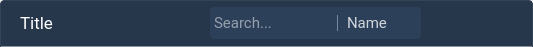
<?xml version="1.0" encoding="UTF-8"?>
<ui version="4.0">
 <class>Options</class>
 <widget class="QWidget" name="Options">
  <property name="geometry">
   <rect>
    <x>0</x>
    <y>0</y>
    <width>533</width>
    <height>46</height>
   </rect>
  </property>
  <property name="windowTitle">
   <string>Form</string>
  </property>
  <property name="styleSheet">
   <string notr="true">QWidget#content 
{
	background-color: #26374C;
	border: 1px solid #344457;
	border-bottom: 1px solid transparent;
	border-top-left-radius: 4px;
	border-top-right-radius: 4px;
	border-bottom-left-radius: 0px;
	border-bottom-right-radius: 0px;
	margin-left: 0px;
	margin-right: 0px;
}

QLineEdit#title_bar_search
{
	border: 0px solid transparent;
	border-top-left-radius: 4px;
	border-bottom-left-radius: 4px;
	border-top-right-radius: 0px;
	border-bottom-right-radius: 0px;
	padding-top: 3px;
	padding-bottom: 3px;
	padding-left: 2px;
	padding-right: 2px;
	background: rgba(44, 64, 90, 255);
	color: white;
	selection-background-color: #0190EA;
}

QLineEdit::focus
{
	border: 1px solid #0190EA;
	border-top-left-radius: 4px;
	border-bottom-left-radius: 4px;
	border-top-right-radius: 0px;
	border-bottom-right-radius: 0px;
	padding-top: 2px;
	padding-bottom: 2px;
	padding-left: 5px;
	padding-right: 3px;
	background: rgba(28, 41, 59, 128);
	color: white;
	selection-background-color: #0190EA;
}

QLineEdit#title_bar_search::hover
{
	border: 0px solid transparent;
	border-top-left-radius: 4px;
	border-bottom-left-radius: 4px;
	border-top-right-radius: 0px;
	border-bottom-right-radius: 0px;
	padding-top: 3px;
	padding-bottom: 3px;
	padding-left: 2px;
	padding-right: 2px;
	background: rgba(44, 64, 90, 255);
	color: white;
	selection-background-color: #0190EA;
}

QComboBox 
{
	border: 0px solid transparent;
	border-left: 1px solid qlineargradient(spread:pad, x1:0, y1:0, x2:0, y2:1, stop:0 rgba(44, 64, 90, 255), stop:0.24 rgba(44, 64, 90, 255), stop:0.25 #75879B, stop:0.75 #75879B, stop:0.76 rgba(44, 64, 90, 255), stop:1 rgba(44, 64, 90, 255));
	border-top-right-radius: 4px;
	border-bottom-right-radius: 4px;
	border-top-left-radius: 0px;
	border-bottom-left-radius: 0px;
	padding-left: 9px;
	padding-right: 3px;
	padding-top: 3px;
	padding-bottom: 3px;
	background: rgba(44, 64, 90, 255);
	color: rgba(255, 255, 255, 200);
}

QComboBox::hover
{
	border: 0px solid transparent;
	border-left: 1px solid qlineargradient(spread:pad, x1:0, y1:0, x2:0, y2:1, stop:0 rgba(44, 64, 90, 255), stop:0.24 rgba(44, 64, 90, 255), stop:0.25 #75879B, stop:0.75 #75879B, stop:0.76 rgba(44, 64, 90, 255), stop:1 rgba(44, 64, 90, 255));
	border-top-right-radius: 4px;
	border-bottom-right-radius: 4px;
	border-top-left-radius: 0px;
	border-bottom-left-radius: 0px;
	padding-left: 9px;
	padding-right: 5px;
	padding-top: 3px;
	padding-bottom: 3px;
	background: rgba(44, 64, 90, 255);
	color: rgba(255, 255, 255, 200);
}

QComboBox::focus
{
	border: 0px solid #0190EA;
	border-left: 1px solid qlineargradient(spread:pad, x1:0, y1:0, x2:0, y2:1, stop:0 rgba(44, 64, 90, 255), stop:0.24 rgba(44, 64, 90, 255), stop:0.25 #75879B, stop:0.75 #75879B, stop:0.76 rgba(44, 64, 90, 255), stop:1 rgba(44, 64, 90, 255));
	border-top-right-radius: 4px;
	border-bottom-right-radius: 4px;
	border-top-left-radius: 0px;
	border-bottom-left-radius: 0px;
	padding-left: 9px;
	padding-right: 5px;
	padding-top: 3px;
	padding-bottom: 3px;
	background: rgba(44, 64, 90, 255);
	color: rgba(255, 255, 255, 200);
}

QComboBox::drop-down
{
	border: 0px;
	background-color: transparent;
}

QComboBox::down-arrow
{
	image: url(:/images/images/expand_more-white-18dp_opacity.svg);
	width: 18px;
	height: 18px;
	padding-right: 15px;
	padding-top: 0px;
}


QComboBox::down-arrow:on
{
	image: url(:/images/images/expand_less-white-18dp_opacity.svg);
	width: 18px;
	height: 18px;
	padding-right: 15px;
	padding-top: 0px;
}

QComboBox QAbstractItemView
{
	background: #212F41;
	color: white;
	border-top-style: inset;
	border-width: 0px;
	border-radius: 3px;
	border-color: #0190EA;
	selection-background-color: #0190EA;
	padding-top: 5px;
	padding-bottom: 5px;
	padding-left: 2px;
	padding-right: 2px;
	outline: none;
	margin-top: 5px;
}

QComboBox QAbstractItemView::item
{
	min-height: 35px;
}

QComboBox QScollBar:vertical
{
	border: 0px;
	background: transparent;
	width: 10px;
	margin: 1px 1 1px 0;
}

QComboBox QScollBar::handle:vertical
{
	background: #0190EA;
	min-height: 20px;
	border-radius: 0px;
}

QToolButton
{
	background-color: #26374C;
	border-top: 0px solid #344457;
	border-right: 0px solid #344457;
	border-top-left-radius: 0px;
	border-top-right-radius: 0px;
	border-bottom-left-radius: 0px;
	border-bottom-right-radius: 0px;
	margin-left: 0px;
	margin-right: 0px;
	padding-bottom: 0px;
	padding-left: 0px;
	padding-top: 0px;
}

QLabel#title_bar_title 
{
	background-color: #26374C;
	border: 0px solid transparent;
	border-top-left-radius: 4px;
	border-top-right-radius: 0px;
	border-bottom-left-radius: 0px;
	border-bottom-right-radius: 0px;
	margin-left: 0px;
	margin-right: 0px;
	padding-bottom: 10px;
	padding-left: 0px;
	padding-top: 10px;
	color: white;
}</string>
  </property>
  <layout class="QGridLayout" name="gridLayout">
   <property name="leftMargin">
    <number>0</number>
   </property>
   <property name="topMargin">
    <number>0</number>
   </property>
   <property name="rightMargin">
    <number>0</number>
   </property>
   <property name="bottomMargin">
    <number>0</number>
   </property>
   <item row="0" column="0">
    <widget class="QWidget" name="content" native="true">
     <layout class="QHBoxLayout" name="horizontalLayout">
      <property name="spacing">
       <number>20</number>
      </property>
      <property name="sizeConstraint">
       <enum>QLayout::SetDefaultConstraint</enum>
      </property>
      <property name="leftMargin">
       <number>16</number>
      </property>
      <property name="topMargin">
       <number>3</number>
      </property>
      <property name="rightMargin">
       <number>16</number>
      </property>
      <property name="bottomMargin">
       <number>3</number>
      </property>
      <item>
       <widget class="QLabel" name="title_bar_title">
        <property name="font">
         <font>
          <family>Roboto</family>
          <pointsize>13</pointsize>
         </font>
        </property>
        <property name="text">
         <string>Title</string>
        </property>
       </widget>
      </item>
      <item>
       <spacer name="horizontalSpacer">
        <property name="orientation">
         <enum>Qt::Horizontal</enum>
        </property>
        <property name="sizeHint" stdset="0">
         <size>
          <width>40</width>
          <height>20</height>
         </size>
        </property>
       </spacer>
      </item>
      <item>
       <widget class="QLabel" name="info">
        <property name="font">
         <font>
          <family>Roboto</family>
          <pointsize>11</pointsize>
          <italic>false</italic>
         </font>
        </property>
        <property name="styleSheet">
         <string notr="true">font-family: &quot;Roboto&quot;;
font-size: 11pt;
font-style: normal;
font-weight: 400px;
color: #BCBCBC;</string>
        </property>
        <property name="text">
         <string/>
        </property>
       </widget>
      </item>
      <item>
       <layout class="QHBoxLayout" name="horizontalLayout_2">
        <property name="spacing">
         <number>0</number>
        </property>
        <item>
         <widget class="LineEditWithIcon" name="title_bar_search">
          <property name="minimumSize">
           <size>
            <width>0</width>
            <height>32</height>
           </size>
          </property>
          <property name="maximumSize">
           <size>
            <width>200</width>
            <height>32</height>
           </size>
          </property>
          <property name="font">
           <font>
            <family>Roboto</family>
            <pointsize>11</pointsize>
           </font>
          </property>
          <property name="placeholderText">
           <string>Search...</string>
          </property>
         </widget>
        </item>
        <item>
         <widget class="QComboBox" name="search_field">
          <property name="minimumSize">
           <size>
            <width>0</width>
            <height>32</height>
           </size>
          </property>
          <property name="maximumSize">
           <size>
            <width>100</width>
            <height>32</height>
           </size>
          </property>
          <property name="font">
           <font>
            <family>Roboto</family>
            <pointsize>11</pointsize>
           </font>
          </property>
          <item>
           <property name="text">
            <string>Name</string>
           </property>
          </item>
          <item>
           <property name="text">
            <string>Amount</string>
           </property>
          </item>
          <item>
           <property name="text">
            <string>Date</string>
           </property>
          </item>
         </widget>
        </item>
       </layout>
      </item>
      <item>
       <widget class="QToolButton" name="add">
        <property name="minimumSize">
         <size>
          <width>28</width>
          <height>28</height>
         </size>
        </property>
        <property name="maximumSize">
         <size>
          <width>28</width>
          <height>28</height>
         </size>
        </property>
        <property name="cursor">
         <cursorShape>PointingHandCursor</cursorShape>
        </property>
        <property name="text">
         <string/>
        </property>
        <property name="icon">
         <iconset resource="../resources/resources.qrc">
          <normaloff>:/images/images/add_circle_outline-white-24dp.svg</normaloff>:/images/images/add_circle_outline-white-24dp.svg</iconset>
        </property>
        <property name="iconSize">
         <size>
          <width>24</width>
          <height>24</height>
         </size>
        </property>
       </widget>
      </item>
      <item>
       <widget class="QToolButton" name="upload_file">
        <property name="minimumSize">
         <size>
          <width>28</width>
          <height>28</height>
         </size>
        </property>
        <property name="maximumSize">
         <size>
          <width>28</width>
          <height>28</height>
         </size>
        </property>
        <property name="cursor">
         <cursorShape>PointingHandCursor</cursorShape>
        </property>
        <property name="toolTip">
         <string>Upload OFX File</string>
        </property>
        <property name="text">
         <string/>
        </property>
        <property name="icon">
         <iconset resource="../resources/resources.qrc">
          <normaloff>:/images/images/upload_file_FILL0_wght400_GRAD0_opsz24.svg</normaloff>:/images/images/upload_file_FILL0_wght400_GRAD0_opsz24.svg</iconset>
        </property>
        <property name="iconSize">
         <size>
          <width>24</width>
          <height>24</height>
         </size>
        </property>
       </widget>
      </item>
     </layout>
    </widget>
   </item>
  </layout>
 </widget>
 <customwidgets>
  <customwidget>
   <class>LineEditWithIcon</class>
   <extends>QLineEdit</extends>
   <header>view/widgets/line_edit_with_icon.h</header>
  </customwidget>
 </customwidgets>
 <resources>
  <include location="../resources/resources.qrc"/>
 </resources>
 <connections/>
</ui>
